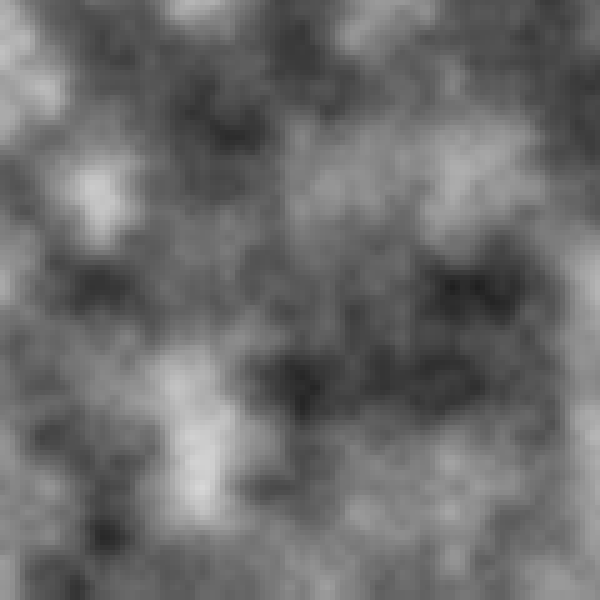
Frame 1 (no input)
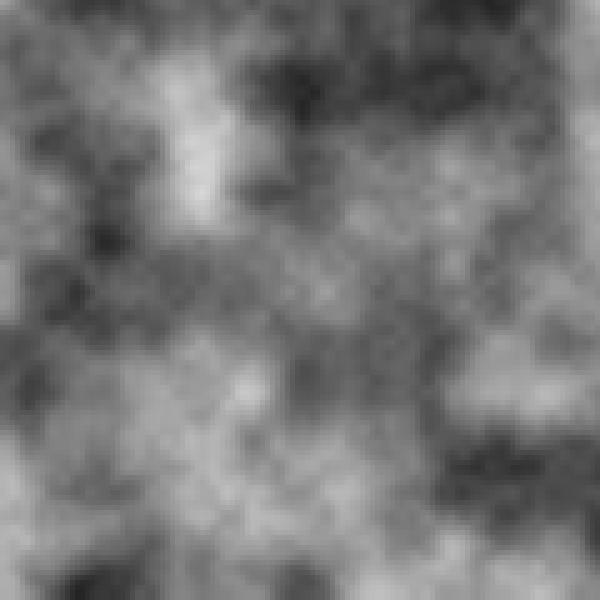
Frame 60 (the mouse pressed at the canvas centre just before this capture)
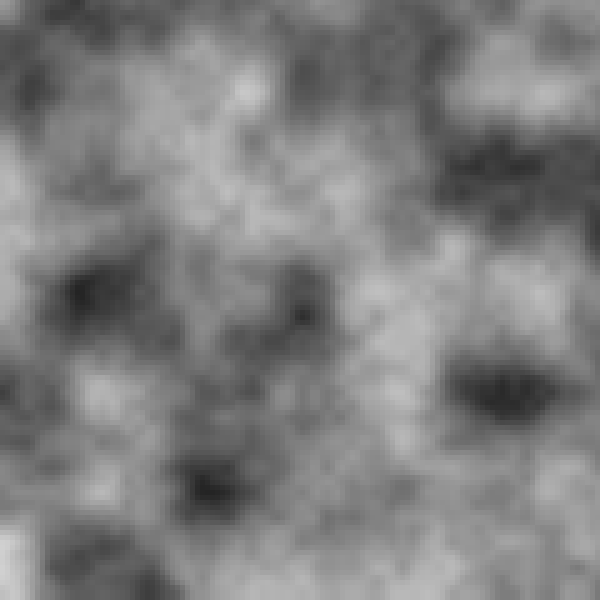
Frame 120 (the mouse held since frame 60 and released just before this capture)

The Processing sketch that drew these frames (run headless with seeded random() and noise(); from frame 60 on, the mouse is pressed at the canvas centre):

// Processing sketch: noiseTerrain2D
// ── noiseTerrain2D.pde
int col;
int row;
int scale = 5;
float move = 0.1;
float[][] zvalue;


void setup() {
  size(600, 600);
  col = width/scale;
  row = height/scale;
  zvalue = new float[col][row];
}



void draw() {
  background(0);
  //colorMode(HSB);  
  noStroke();
  move += 0.05;
  float f = 0.05;
  for (int y = 0; y<row; y++) {  
    for (int x = 0; x<col; x++) {      
      zvalue[x][y] = map(noise(x*f, y*f+move), 0, 1, 0, 255);
    }
  } 
  for (int y = 0; y<row-1; y++) {
    for (int x = 0; x<col; x++) {
      fill(zvalue[x][y]);
      rect(x*scale, y*scale, x+scale, y+scale);
    }
  }
}
